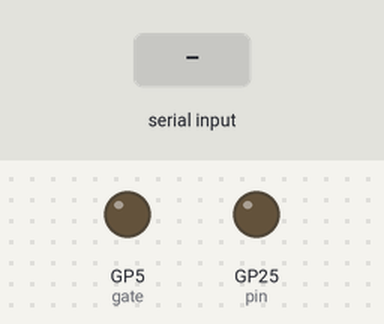
Recording of a program running on a simulated Raspberry Pi Pico running MicroPython. Parts: output pins drawn as LEDs (lit = HIGH). The test bench sets the inputs (shaded band). What the program prints to the serial console is not drawn.

Above: at 1.5 s.
1.6 s: "1\n" received over the second serial link
At 2.1 s:
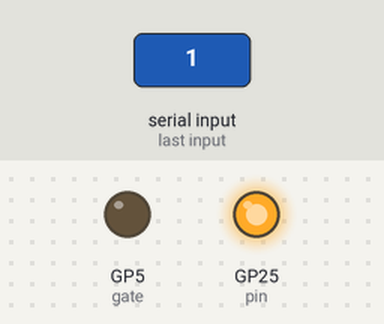
Timing chart, 0 to 11.0 s (numbered marks = the images above; inputs shaded):
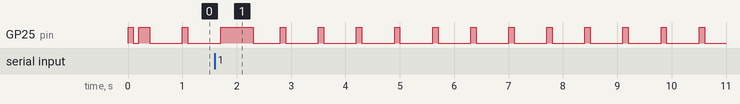

The program:

main.py
```python
from machine import Pin, UART
from utime import sleep
#from blink import blink_led
from uart1pico2 import uart1pico2
from RelayMOSFET import opengate, closegate

pin = Pin("LED", Pin.OUT, value=0)
gate = Pin(5, Pin.OUT, value=0)  # 4 as output to control a gate (initially low)
uart = UART(1, baudrate=9600, tx=Pin(8), rx=Pin(9), timeout=1000) #define the tx, rx pins and baudrate for UART 0 of pico

pin.toggle()
sleep(.1)
pin.toggle()
sleep(.1)
pin.toggle()
sleep(.1)
pin.toggle()

closegate(gate)
while True:
    if uart1pico2(uart):
        opengate(gate)

    sleep(0.5)
```

uart1pico2.py
```python
from machine import Pin
from utime import sleep

pin = Pin("LED", Pin.OUT)

def uart1pico2(uart):

    if uart.any():
        pin.toggle()
        sleep(0.5)
        resp = uart.read().decode()
        sleep(0.1)
        pin.toggle()
        print(resp)
        if 'Hello from Pico! Open gate' in resp:
            uart.write(b'Hello from Pico! Gate is open\n')
            return True


    else:
        print('waiting...')
        pin.toggle()
        sleep(.1)
        pin.toggle()
        sleep(0.1)
    return False
```

RelayMOSFET.py
```python
from machine import Pin
from utime import sleep

pin = Pin("LED", Pin.OUT)

def opengate(gate):

    pin(1)
    gate.value(1)   # MOSFET ein

def closegate(gate):

    pin(0)
    gate.value(0)
```
